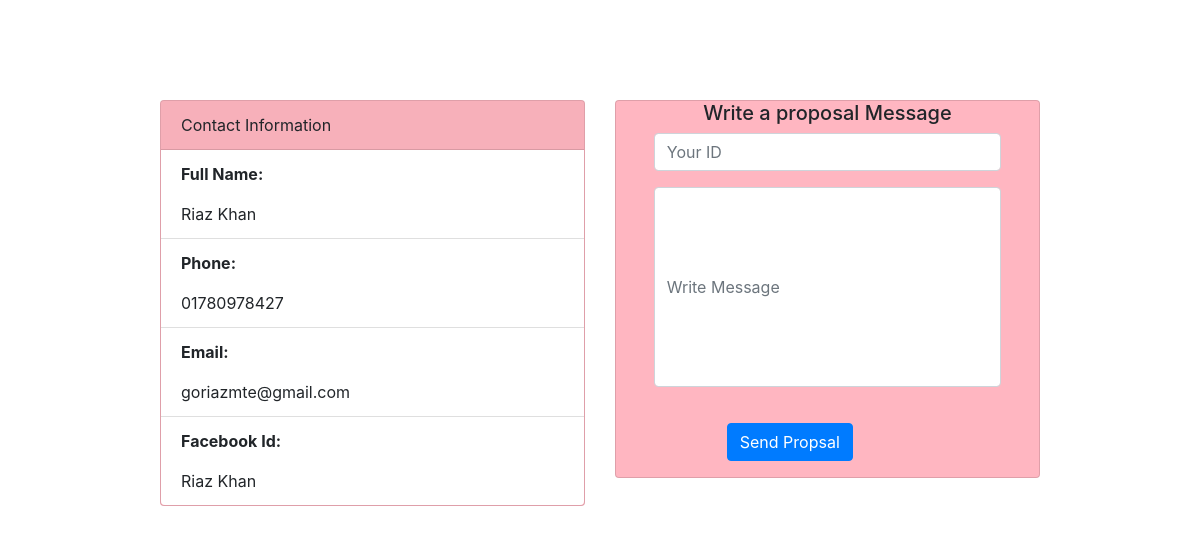
The app's page /propose/1/ with its own data.
### app/models.py (models this page shows, shortened)
class User(models.Model):
    id=models.AutoField(primary_key=True)
    name=models.CharField(max_length=20)
    password=models.CharField(max_length=20,null=True)
    img = models.ImageField(upload_to='images/',null=True)

class Contact_info(models.Model):
    user = models.OneToOneField(User, on_delete=models.CASCADE)
    phone_no=models.CharField(max_length=80,null=True)
    email=models.CharField(max_length=80,null=True)
    facebook_id=models.CharField(max_length=80,null=True)

### app/views.py (the view, shortened to what this page needs)
# urls.py: path('propose/<int:id>/', views.propose, name='show_contact_info'),
def propose(request,id):
    if id:
        user=User.objects.get(id=id)
        cotact_info=Contact_info.objects.get(user=user)
        context = {
            'id':id,
            'user':user,
            'contact':cotact_info,
        }
    return render(request,"propose.html",context)

### app/templates/propose.html (shortened to what this page needs)
<!DOCTYPE html>
<html lang="en">
<head>
    <link rel="stylesheet" href="https://cdn.jsdelivr.net/npm/bootstrap@4.0.0/dist/css/bootstrap.min.css">
  </head>
<body>
    <div class="container">
        <div class="row" style="margin: 100px;">
          <div class="col-md-6">
        <div class="card_propose">
            <div class="card" style="width: 100%;">
                <div class="card-header">
                  Contact  Information
                </div>
                <ul class="list-group list-group-flush">
                  <li class="list-group-item"><p style="font-weight: 700;">Full Name: </p>  {{user.name}}</li>
                  <li class="list-group-item"><p style="font-weight: 700;">Phone: </p> {{contact.phone_no}}</li>
                  <li class="list-group-item"><p style="font-weight: 700;">Email: </p> {{contact.email}}</li>
                  <li class="list-group-item"><p style="font-weight: 700;">Facebook Id: </p> {{contact.facebook_id}}</li>
                </ul>
              </div>
        </div>
      </div>
<div class="col-md-6">
  <div class="proposal_message">
    <div class="card" style="width: 100%; text-align: center; background-color:lightpink;">
      <h5>Write a proposal Message</h5>
      <div class="form">
        <form action="" method="POST">
          <div class="form-group row">
            <div class="col-sm-10" style="  display: flex; justify-content: center; margin: auto;">
              <input  class="form-control"  placeholder="Your ID"   name="from_id">
            </div>
          </div>
          <div class="form-group row">
            <div class="col-sm-10" style="height: 220px;  display: flex; justify-content: center; margin: auto;">
              <input  class="form-control"  placeholder="Write Message"  style="height: 200px; " name="proposal_message">
            </div>
          </div>
          <div class="form-group row">
            <div class="col-sm-10">
              <button type="submit" class="btn btn-primary">Send Propsal</button>
            </div>
          </div>
        </form>
      </div>
</div>
 </div>
  </div>
</div>
    </div>
</body>
</html>

### app/templates/propose.html (style rules this page uses)
.card_propose { display: flex; justify-content: center; margin: auto; width: 100%; }
.card_propose .card { background: lightpink; width: 50%; }
.proposal_message { display: flex; justify-content: center; margin: auto; width: 100%; }

### records on screen
User: name "Riaz Khan"
Contact_info: phone_no "01780978427", email "goriazmte@gmail.com", facebook_id "Riaz Khan"
